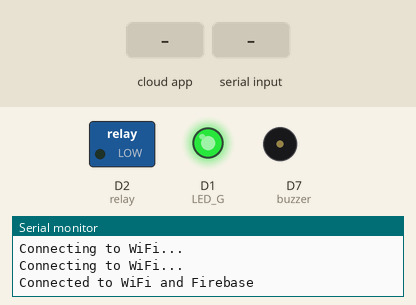
Simulated run of this sketch. Board: ESP8266 (NodeMCU). Parts: switched loads named in the sketch (green lamp = pin HIGH), output pins drawn as LEDs (lit = HIGH), buzzer (waves = sounding, pin HIGH), the last lines printed to the serial monitor. The test bench sets the inputs (shaded band). WiFi joins after 1.5 s; servers stay silent unless stated; the Firebase database answers and starts empty.

Above: at 3.2 s.
3.3 s: the phone or cloud app sets lock to open
At 3.48 s:
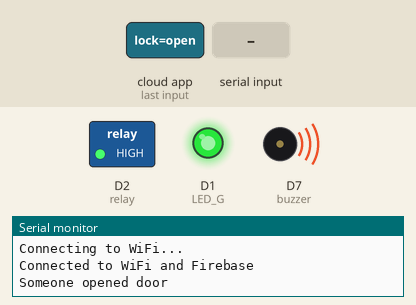
At 4.4 s:
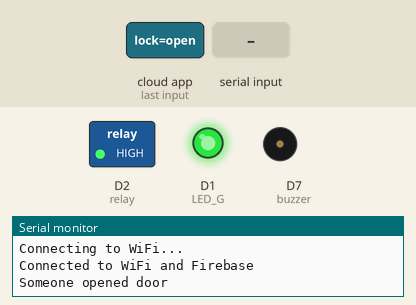
5.6 s: "ALIGATOR 7499\n" received over Serial
At 9.0 s:
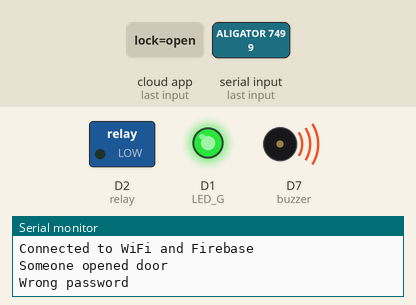
Timing chart, 0 to 14.6 s (numbered marks = the images above; inputs shaded):
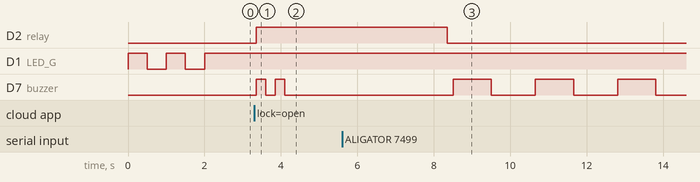

Measured:
- after the input at 3.3 s, D2 (relay): LOW → HIGH after 0.06 s; D7 (buzzer): alternates HIGH for 0.25 s and LOW for 0.25 s, 4 changes in all, then stays LOW, starting after 0.06 s
- after the input at 5.6 s, D7 (buzzer): alternates HIGH for 1.0 s and LOW for 1.2 s, starting after 2.9 s

The sketch:

ESP8266.ino
```cpp
#include <ESP8266WiFi.h>
#include <FirebaseArduino.h>

#define relay D2
#define LED_G D1//define green LED pin
#define buzzer D7

#define ACCESS_DELAY 4000
#define DENIED_DELAY 1000

//paste the hidden code id: 1
//This part of code is removed for confidential information
#define FIREBASE_HOST ""
#define FIREBASE_AUTH ""

//paste the hidden code id: 2
//This part of code is removed for confidential information
#define wifiName ""
#define password ""

// #define wifiName "ALIGATOR 7499"
// #define password "12341234"

bool flag=false;

WiFiClient wifiClient;

//access function
//1 Access granted
//2 Access denied
void access(int a){
  switch(a)
  {
    case 1: digitalWrite(relay,HIGH);
            for(int i=0;i<2;i++){
              digitalWrite(buzzer,HIGH);
              delay(250);
              digitalWrite(buzzer,LOW);
              delay(250);
            }
            delay(ACCESS_DELAY);
            digitalWrite(relay,LOW);
            break;
    case 2:
            digitalWrite(buzzer,HIGH);
            delay(1000);
            digitalWrite(buzzer,LOW);
            delay(DENIED_DELAY);
  }
}

void checkBT(){
  if(Serial.available()){
    char info = Serial.read();
    if(info == '!'){
      Serial.println("Someone opened door through bluetooth");
      access(1);
    }
    else{
      Serial.println("Wrong password");
      access(2);
    }
  }
}

void setup()
{
  Serial.begin(9600);   // Initiate a serial communication
  Serial.println();
  pinMode(LED_G, OUTPUT);digitalWrite(LED_G, LOW);
  pinMode(relay, OUTPUT);digitalWrite(relay, LOW);
  pinMode(buzzer, OUTPUT);digitalWrite(buzzer, LOW);
  WiFi.begin(wifiName, password);
 while (WiFi.status() != WL_CONNECTED) {
    checkBT();
    digitalWrite(LED_G, HIGH);
    delay(500);
    Serial.println("Connecting to WiFi...");
    digitalWrite(LED_G, LOW);
    delay(500);
  }

  Firebase.begin(FIREBASE_HOST, FIREBASE_AUTH);

    if(WiFi.status() == WL_CONNECTED){
      Serial.println("Connected to WiFi and Firebase");
      digitalWrite(LED_G, HIGH);
    }
}
void loop()
{
  checkBT();
  String state = Firebase.getString("lock");
  if(state == "open"){
    Serial.println("Someone opened door");
    access(1);
    Firebase.setString("lock","close");
  }
  while(WiFi.status() != WL_CONNECTED){
    checkBT();
    Serial.println("Wifi disconnected");
    flag=true;
    digitalWrite(LED_G, HIGH);
    delay(500);
    digitalWrite(LED_G, LOW);
    delay(500);
  }
  if(WiFi.status() == WL_CONNECTED&&flag){
    Serial.println("Wifi connected");
    flag=false;
    digitalWrite(LED_G, HIGH);
  }
}
```
